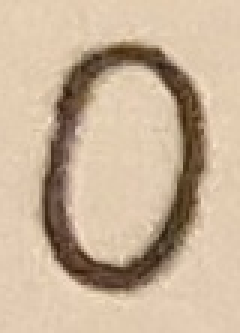
#> input picture examle_letters/0.png, 80 x 111 px, found by its file name (shown 3 times larger)
$ python find_letter.py examle_letters/0.png
#> lines starting #> are read from the running program, lines starting #| are printed output that depends on the picture; after the words box and inside, x2 and y2 are one past the last pixel; in counts of white or black regions, pixels touching at a corner belong together
import cv2
import sys

# This reads a word from an image and saves each letter as an individual file
# Inspired by https://github.com/lavanya-m-k/character-detection-and-crop-from-an-image-using-opencv-python/blob/master/charDetect.py

# Read Image
img = cv2.imread('./pictures/' + sys.argv[1])
#> img is the input picture: shape (111, 80, 3); mean B, G, R 153.8, 178.6, 200.5

print("Finding letters...")

# Getting name to save new files as
i = sys.argv[1].find(".png")
img_name = sys.argv[1][0:i]

# Create threshold for image
gray = cv2.cvtColor(img, cv2.COLOR_BGR2GRAY)
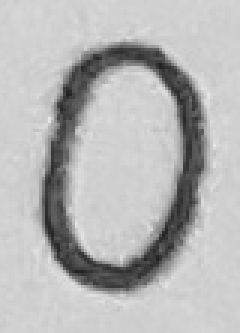
#> gray: shape (111, 80) (shown 3 times larger); min 33, max 231, mean 182.3
ret, thresh = cv2.threshold(gray, 127, 255, cv2.THRESH_BINARY)
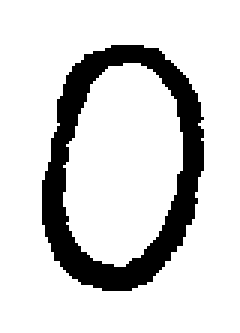
#> thresh: shape (111, 80) (shown 3 times larger); 83.5% white; 1 black region

# Find contours for each letter in image
contours, hierarchy = cv2.findContours(thresh, cv2.RETR_TREE, cv2.CHAIN_APPROX_SIMPLE)
#> contours = 3 contours; box (x1, y1, x2, y2) and area: (0, 0, 80, 111) 8690, (13, 14, 69, 98) 3625, (21, 21, 61, 89) 1975

new_img_num = 0

for c in contours:
    # Get bounds for contours
    x,y,w,h = cv2.boundingRect(c)
    # Removes noise. Hardcoded for a test image but this could be improved.
    if w * h > 400 and x != 0 and y != 0:
        # Save each letter
        cv2.imwrite('./pictures/' + img_name + str(new_img_num) + ".png", thresh[y:y+h,x:x+w])
        new_img_num += 1
#> this loop made 3 passes
#> (x, y, w, h, new_img_num) on passes 2 to 3: (13, 14, 56, 84, 1), (21, 21, 40, 68, 2)
#> (c, x, y, w, h) on pass 1: ([[0, 0], [0, 110], [79, 110], [79, 0]], 0, 0, 80, 111)
#> pass 2, `cv2.imwrite('./pictures/' + img_name + str(new_img_num) + ".png", thre..`:
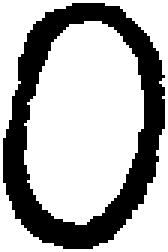
#> saved as 00.png: shape (84, 56) (shown 3 times larger); 68.8% white; 1 black region, box (x1, y1, x2, y2) and area: (1, 1, 55, 83) 1466
#> after the loop, new_img_num = 2

$ run again, on examle_letters/2.png
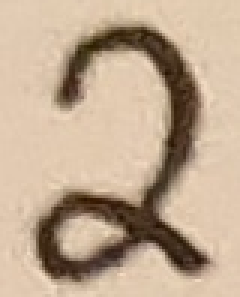
#> input picture examle_letters/2.png, 80 x 99 px, found by its file name (shown 3 times larger)
#> img is the input picture: shape (99, 80, 3); mean B, G, R 144.9, 168.6, 191.3
#> `ret, thresh = cv2.threshold(gray, 127, 255, cv2.THRESH_BINARY)`:
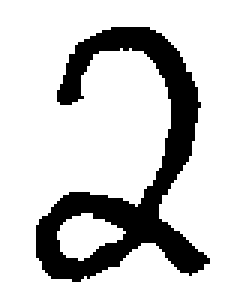
#> thresh: shape (99, 80) (shown 3 times larger); 79.7% white; 1 black region
#> contours = 3 contours; box (x1, y1, x2, y2) and area: (0, 0, 80, 99) 7742, (11, 8, 71, 95) 2001, (19, 71, 42, 87) 199
#> the loop `for c in contours:` made 3 passes
#> (x, y, w, h, new_img_num) on pass 2: (11, 8, 60, 87, 1)
#> pass 2, `cv2.imwrite('./pictures/' + img_name + str(new_img_num) + ".png", thre..`:
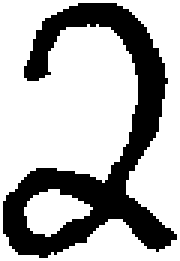
#> saved as 20.png: shape (87, 60) (shown 3 times larger); 69.2% white; 1 black region, box (x1, y1, x2, y2) and area: (1, 1, 59, 86) 1610
#> after the loop `for c in contours:`: new_img_num = 1

$ run again, on examle_letters/3.png
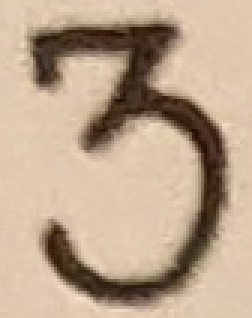
#> input picture examle_letters/3.png, 84 x 106 px, found by its file name (shown 3 times larger)
#> img is the input picture: shape (106, 84, 3); mean B, G, R 141.3, 165.5, 188.1
#> `ret, thresh = cv2.threshold(gray, 127, 255, cv2.THRESH_BINARY)`:
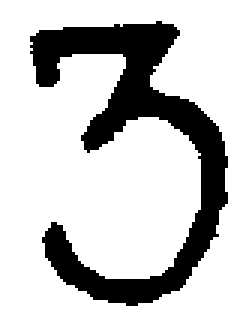
#> thresh: shape (106, 84) (shown 3 times larger); 78.1% white; 1 black region
#> contours = 2 contours; box (x1, y1, x2, y2) and area: (0, 0, 84, 106) 8715, (9, 6, 77, 103) 2161
#> the loop `for c in contours:` made 2 passes
#> (x, y, w, h, new_img_num) on pass 2: (9, 6, 68, 97, 1)
#> pass 2, `cv2.imwrite('./pictures/' + img_name + str(new_img_num) + ".png", thre..`:
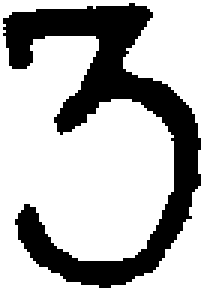
#> saved as 30.png: shape (97, 68) (shown 3 times larger); 70.4% white; 1 black region, box (x1, y1, x2, y2) and area: (1, 1, 67, 96) 1952
#> after the loop `for c in contours:`: new_img_num = 1

$ run again, on examle_letters/4.png
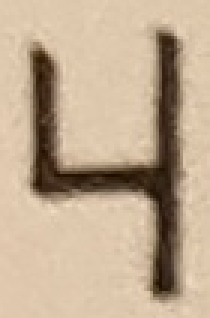
#> input picture examle_letters/4.png, 70 x 106 px, found by its file name (shown 3 times larger)
#> img is the input picture: shape (106, 70, 3); mean B, G, R 145, 170.1, 191.4
#> `ret, thresh = cv2.threshold(gray, 127, 255, cv2.THRESH_BINARY)`:
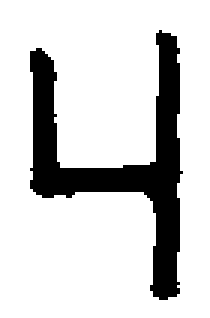
#> thresh: shape (106, 70) (shown 3 times larger); 81.8% white; 1 black region
#> contours = 2 contours; box (x1, y1, x2, y2) and area: (0, 0, 70, 106) 7245, (9, 9, 62, 101) 1518
#> the loop `for c in contours:` made 2 passes
#> (x, y, w, h, new_img_num) on pass 2: (9, 9, 53, 92, 1)
#> pass 2, `cv2.imwrite('./pictures/' + img_name + str(new_img_num) + ".png", thre..`:
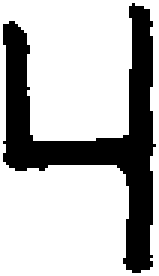
#> saved as 40.png: shape (92, 53) (shown 3 times larger); 72.3% white; 1 black region, box (x1, y1, x2, y2) and area: (1, 1, 52, 91) 1350
#> after the loop `for c in contours:`: new_img_num = 1
